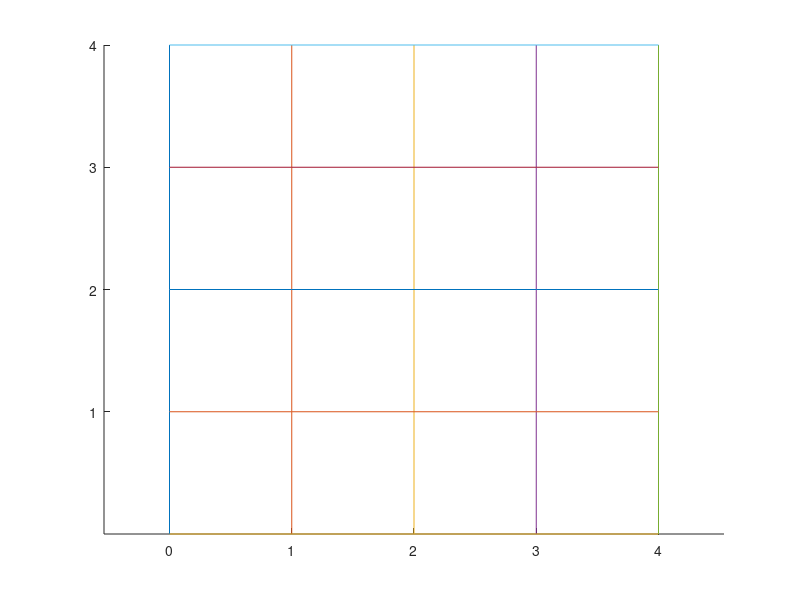
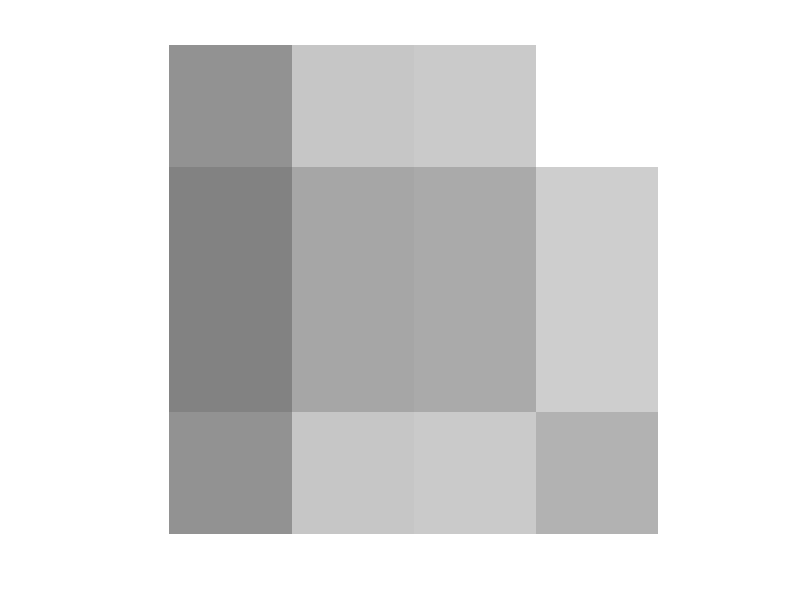
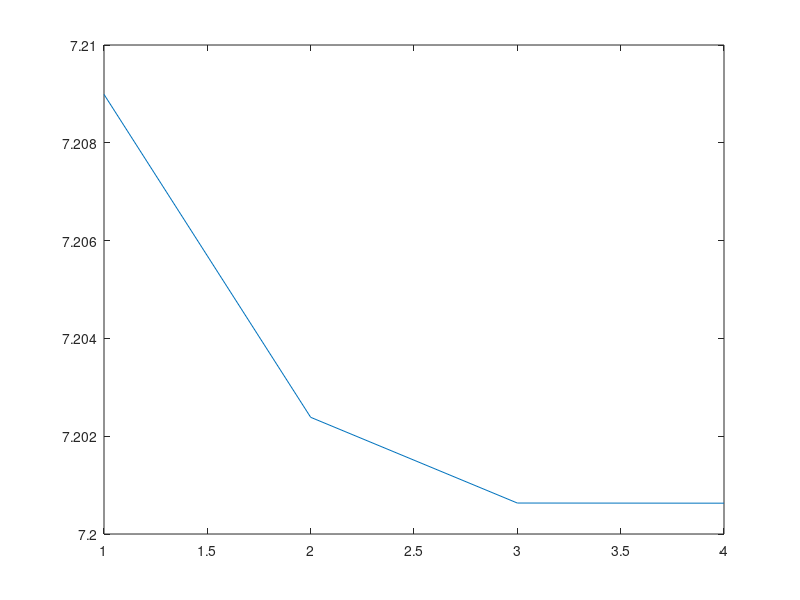

The MATLAB source for these figures, in order:
% time invariant force, linear time invariant system

clear;
close all;
% load structure.mat; % load xPhys

draw_deformation = 1; % draw deformation of the structure
test_variance = 0; % test theoretical variance, TESTED
optimize = 1; % topology optimization for observability
T = 1e1; % maximum time
nsteps = 1e1; % time interval
volfrac = 0.3; % volume fraction

% Set parameters
nelx = 4; % horizontal number of elements (left to right)
nely = 4; % vertical number of elements (top to down)
penal = 3; % polynomial order to define density-young's modulus relationship
E0 = 1; % young's modulus at density=1
Emin = 1e-9; % young's modulus at density=0, keep this small
M0 = 1;
Mmin = 1e-9;
nu = 0.3; % poisson's ratio

nf = nelx; % number of forces
num_observer = nf; % number of observers

% Left size of the beam is fixed to the ground
fixeddofs = [1:2*(nely+1)];
alldofs = [1:2*(nely+1)*(nelx+1)];
freedofs = setdiff(alldofs,fixeddofs);
p = size(freedofs,2);

% set observer
S = zeros(num_observer,p); 
% S(:,randperm(p,num_observer))=eye(num_observer);
S(:,2*(1:nelx)*(nely+1)) = eye(nelx); % put y-axis sensors on top of the beam

Fb = -1*ones(nelx,1);
Sp = zeros(p,nf); % Sp specifies the loading location
Sp(2*(1:nelx)*(nely+1),:) = eye(nelx); % put loads at the bottom of the beam

% define material density
% xPhys = rand(nely,nelx);
% xPhys = xPhys/sum(xPhys(:))*volfrac*nelx*nely;
xPhys = volfrac*ones(nely,nelx); 
% xPhys(2:end-1,2:end-1)=0;
% xPhys = [1 1 0 0; 1 1 1 0; 0 1 1 1; 0 0 1 1];

%% define the structure
% element-wise stiffness matrix for a quadrilateral element (square in shape)
A11 = [12  3 -6 -3;  3 12  3  0; -6  3 12 -3; -3  0 -3 12]; %stiffness matrix
A12 = [-6 -3  0  3; -3 -6 -3 -6;  0 -3 -6  3;  3 -6  3 -6];
B11 = [-4  3 -2  9;  3 -4 -9  4; -2 -9 -4 -3;  9  4 -3 -4];
B12 = [ 2 -3  4 -9; -3  2  9 -2;  4  9  2  3; -9 -2  3  2];
KE = 1/(1-nu^2)/24*([A11 A12;A12' A11]+nu*[B11 B12;B12' B11]);

% element-wise consistent mass matrix for a quadrilateral element (square in shape)
ME = (4*eye(8) + [zeros(4),eye(4);eye(4),zeros(4)] + repmat(kron([0 1;1 0],2*eye(2)),2,2))/9;

% element-to-global assembly
nodenrs = reshape(1:(1+nelx)*(1+nely),1+nely,1+nelx);
edofVec = reshape(2*nodenrs(1:end-1,1:end-1)+1,nelx*nely,1);
edofMat = repmat(edofVec,1,8)+repmat([0 1 2*nely+[2 3 0 1] -2 -1],nelx*nely,1);
iK = reshape(kron(edofMat,ones(8,1))',64*nelx*nely,1);
jK = reshape(kron(edofMat,ones(1,8))',64*nelx*nely,1);
sK = reshape(KE(:)*(Emin+xPhys(:)'.^penal*(E0-Emin)),64*nelx*nely,1);
K = sparse(iK,jK,sK); K = (K+K')/2;
sM = reshape(ME(:)*(Mmin+xPhys(:)'*(M0-Mmin)),64*nelx*nely,1);
M = sparse(iK,jK,sM); M = (M+M')/2;


%% dynamic simulation
% prepare matrices for input (force) estimation
dt = T/nsteps;
Kb = K(freedofs,freedofs);
Mb = M(freedofs,freedofs);

A = [zeros(p), -Mb\Kb; eye(p), zeros(p)];
B = [inv(Mb)*Sp; zeros(p,nf)];

% calculate some big matrices
%The following uses a theoretical solution
AA = expm(A*dt);
BB = inv(A)*(AA-eye(2*p))*B;

% time variant input Fb*i
Fb_set = kron((1:nsteps-1)',eye(nf))*Fb;
y = zeros(nsteps,2*p);
for i = 2:nsteps
    y(i,:) = (AA*y(i-1,:)' + BB*Fb_set(nf*(i-2)+(1:nf)))';
end
% calculate the acceleration (since we will use acc as the observation)
acc = (inv(Mb)*Sp*reshape(Fb_set,nf,nsteps-1) -...
    inv(Mb)*Kb*y(1:end-1,p+1:end)')';

% draw the structure
if draw_deformation
    for tt = 1:nsteps
        if mod(tt,10)==1
            figure; hold on; axis equal;
            sx = repmat(0:nelx,nely+1,1);
            sy = repmat((nely:-1:0)',1,nelx+1);
            ally = zeros((nely+1)*(nelx+1)*2,1);
            ally(freedofs) = y(tt,p+1:end)';
            dx = reshape(ally(1:2:end),nely+1,nelx+1);
            dy = reshape(ally(2:2:end),nely+1,nelx+1);
            dx_normal = dx/max(abs(y(:))+eps);
            dy_normal = dy/max(abs(y(:))+eps);
            sxx = sx+dx_normal;
            syy = sy+dy_normal;
            for ii=1:nelx+1
                plot(sxx(:,ii),syy(:,ii));
            end
            for ii=1:nely+1
                plot(sxx(ii,:),syy(ii,:));
            end
        end
    end
end

%% model reduction
% [Phi,Omega] = eig(Mb\Kb); % Phi are the eigenvectors and Omega are the eigenvalues
% omega = diag(Omega);
% plot(omega);
% nm = 5; % num_modal
% Phi_r = Phi(:,1:nm);
% omega_r = omega(1:nm);
% Omega_r = diag(omega_r);
% A_r = [zeros(nm), -Omega_r^2; eye(nm), zeros(nm)];
% B_r = [Phi_r'*Sp; zeros(nm,nf)]; 
% AA_r = expm(A_r*dt);
% BB_r = inv(A_r)*(AA_r-eye(2*nm))*B_r;

%% input estimation
% calculate matrices for observability
D = S*inv(Mb)*Sp;
C1 = -S*inv(Mb)*Kb;
C = [zeros(num_observer,p), C1];
% M2 follows corollary 5 eq 35
% M1 follows eq 13b


%% check theoretical variance with simulation results
if test_variance
    % rankM2 = zeros(nsteps,1);
    % rankM1 = zeros(nsteps,1);
    num_test = 1000;
    error = zeros(num_test, nsteps-1,nf);
    fbar = zeros(nsteps-1,nf);

    for test_id = 1:num_test
        % add noise to state
        noise_std = 0.1;
        acc_noise = acc + normrnd(0,noise_std,size(acc,1),size(acc,2));
        M2 = D;
        M1 = M2;

        for i = 1:nsteps-1
            Ytemp = S*acc_noise(1:i,:)';
            Ytemp = Ytemp(:);
            temp = ((M1'*M1)\(M1'*Ytemp))';
            fbar(i,:) = temp((i-1)*nf+(1:nf));
            error(test_id, i,:) = (fbar(i,:)'-Fb_set((i-1)*nf+(1:nf)))';
        %     error(i) = norm(fbar-Fb_set(1:i*nf))/i;
        %     rankM2(i) = rank(M2);
        %     rankM1(i) = rank(M1);
            M2 = [M2; C*AA^(i-1)*BB];
            M1 = [M2,[zeros(num_observer,nf*i);M1]];
        end
        % rankM2(i) = rank(M2);
        % rankM1(i) = rank(M1);
    end
    theoretical_estimation_std = noise_std*sqrt(diag(inv(M1'*M1)));


    % figure;
    % plot(1:nsteps-1,error);
    std(error,1)
    % log(det(D'*D))
    % eig(D'*D)
end

%% calculate theoretical variance gradient
if optimize
    %%%%%%%%%%%%%%%% just to double check: only need to consider D
    % M2 = D;
    % M1 = M2;
    % logdetM1 = zeros(nsteps,1);
    % logdetM1(1) = log(det(M1'*M1));
    % for i = 1:nsteps-1
    %     M2 = [M2; C*AA^(i-1)*BB];
    %     M1 = [M2,[zeros(num_observer,nf*i);M1]];
    %     logdetM1(i+1) = log(det(M1'*M1));
    % end
    %%%%%%%%%%%%%%%%%%%%%%%%%%%%%%%%%%%%%%%%%%%%%%%%%%%%%%%%%%%%%%%%%%

    % This is how mass is calculated
    % iK = reshape(kron(edofMat,ones(8,1))',64*nelx*nely,1);
    % jK = reshape(kron(edofMat,ones(1,8))',64*nelx*nely,1);
    % sK = reshape(KE(:)*(Emin+xPhys(:)'.^penal*(E0-Emin)),64*nelx*nely,1);
    % K = sparse(iK,jK,sK); K = (K+K')/2;
    % sM = reshape(ME(:)*(Mmin+xPhys(:)'*(M0-Mmin)),64*nelx*nely,1);
    % M = sparse(iK,jK,sM);

    % All dofs:
    % fixeddofs = [1:2*(nely+1)];
    % alldofs = [1:2*(nely+1)*(nelx+1)];
    % freedofs = setdiff(alldofs,fixeddofs);
    Sp_all = sparse(repmat(freedofs,1,nf)',kron(1:nf,ones(1,length(freedofs)))',...
        Sp(:),2*(nely+1)*(nelx+1),nf);
    S_all = sparse(repmat(1:num_observer,1,length(freedofs))',kron(freedofs,ones(1,nf))',...
        S(:),num_observer,2*(nely+1)*(nelx+1));

    % gradient descent for observability
    % ***zero density of the element where input (or observer???) is at maximizes the trace
    % but this violates the stress/compliance requirement

    x_old = xPhys(:);
    x = x_old;
    dx = ones(nelx*nely,1);
    free_var = 1:(nelx*nely-1); % fix the last element where observers/inputs are currently at

    loop = 0;
    change = 1;
    detD = [];

    %% START ITERATION
    figure;
    while change > 1e-6
        loop = loop + 1;

%         %%%%%%%%%%%%%%%%%%%%%%%%%%%%%%%%%%%%%%%%%%%%%%%%%%%%%%%%%%%%%%%
%         % calculation of dtr(D)/dx = dtr(SM^-1Sp)/d(M)*d(M)/dx
%         dtr_dx = zeros(nelx*nely,1);
%         dtr_dM = -(inv(Mb)*Sp*S*inv(Mb))';
%         count = 0;
%         while count<nelx*nely
%             dM_dx = sparse(iK(count*64+(1:64)), jK(count*64+(1:64)), ...
%                 ME(:)*(M0-Mmin), 2*(nely+1)*(nelx+1), 2*(nely+1)*(nelx+1));
%             dtr_dx(count+1) = trace(dtr_dM*dM_dx(freedofs,freedofs));
%             count = count + 1;
%         end
%         %%%%%%%%%%%%%%%%%%%%%%%%%%%%%%%%%%%%%%%%%%%%%%%%%%%%%%%%%%%%%%%
%         
        %%%%%%%%%%%%%%%%%%%%%%%%%%%%%%%%%%%%%%%%%%%%%%%%%%%%%%%%%%%%%%%
        % calculation of ddet(D)/dx = det(SM^-1Sp)M'*d(M^-1)/dx
        ddet_dx = zeros(nelx*nely,1);
        ddet_dinvM = det(S*inv(Mb)*Sp)*Mb';
        count = 0;
        while count<nelx*nely
            dM_dx = sparse(iK(count*64+(1:64)), jK(count*64+(1:64)), ...
                ME(:)*(M0-Mmin), 2*(nely+1)*(nelx+1), 2*(nely+1)*(nelx+1));
            ddet_dx(count+1) = trace(ddet_dinvM*...
                (-inv(Mb)*dM_dx(freedofs,freedofs)*inv(Mb))');
            count = count + 1;
        end
        %%%%%%%%%%%%%%%%%%%%%%%%%%%%%%%%%%%%%%%%%%%%%%%%%%%%%%%%%%%%%%%

        dc = ddet_dx(free_var);
        dv = ones(length(free_var),1);
        % iterate on step size
        alpha = 1e-1;
        vol_gap = 1;
        while vol_gap>1e-3
            alpha = alpha/2;
            dx = alpha*(dc - dv'*dc*dv/(dv'*dv));
            x(free_var) = max(min(x_old(free_var)+dx,1),0);
            vol_gap = abs(sum(x)-volfrac*nelx*nely);
        end
        change = max(abs(x-x_old));
        x_old = x;
        % update mass
        sM = reshape(ME(:)*(Mmin+x(:)'*(M0-Mmin)),64*nelx*nely,1);
        M = sparse(iK,jK,sM);  
        Mb = M(freedofs,freedofs);
        
        % update trace of D
        detD(loop) = log(det(S*inv(Mb)*Sp));
        colormap(gray); imagesc(1-reshape(x,nely,nelx)); 
        caxis([0 1]); axis equal; axis off; drawnow;
    end
    figure;
    plot(detD)
    save('topopt_obs.mat','x','nelx','nely','S','Sp');
end

%% check difference between topopt_obs and default design
x_default = xPhys;
x_topopt = x;
sM = reshape(ME(:)*(Mmin+x_default(:)'*(M0-Mmin)),64*nelx*nely,1);
M_default = sparse(iK,jK,sM);  
sM = reshape(ME(:)*(Mmin+x_topopt(:)'*(M0-Mmin)),64*nelx*nely,1);
M_topopt = sparse(iK,jK,sM);

num_test = 1000;
error_default = zeros(num_test, nsteps-1,nf);
error_topopt = zeros(num_test, nsteps-1,nf);

% test default first
Mb_default = M_default(freedofs,freedofs);
D_default = S*inv(Mb_default)*Sp;
C1_default = -S*inv(Mb_default)*Kb;
C_default = [zeros(num_observer,p), C1_default];
fbar_default = zeros(nsteps-1,nf);
acc_default = acc; 
for test_id = 1:num_test
    % add noise to state
    noise_std = 0.1;
    acc_noise_default = acc_default + normrnd(0,noise_std,...
        size(acc_default,1),size(acc_default,2));
    M2_default = D_default;
    M1_default = M2_default;

    for i = 1:nsteps-1
        Ytemp = S*acc_noise_default(1:i,:)';
        Ytemp = Ytemp(:);
        temp = ((M1_default'*M1_default)\(M1_default'*Ytemp))';
        fbar_default(i,:) = temp((i-1)*nf+(1:nf));
        error_default(test_id, i,:) = (fbar_default(i,:)'-Fb_set((i-1)*nf+(1:nf)))';
        M2_default = [M2_default; C_default*AA^(i-1)*BB];
        M1_default = [M2_default,[zeros(num_observer,nf*i);M1_default]];
    end
end
theoretical_estimation_std_default = ...
    noise_std*sqrt(diag(inv(M1_default'*M1_default)));
std(error_default,1)

% now test topopt
Mb_topopt = M_topopt(freedofs,freedofs);
% rerun dynamic simulation
A_topopt = [zeros(p), -Mb_topopt\Kb; eye(p), zeros(p)];
B_topopt = [inv(Mb_topopt)*Sp; zeros(p,nf)];
AA_topopt = expm(A_topopt*dt);
BB_topopt = inv(A_topopt)*(AA_topopt-eye(2*p))*B_topopt;
y = zeros(nsteps,2*p);
for i = 2:nsteps
    y(i,:) = (AA_topopt*y(i-1,:)' + BB_topopt*Fb_set(nf*(i-2)+(1:nf)))';
end

% calculate the acceleration (since we will use acc as the observation)
acc_topopt = (inv(Mb_topopt)*Sp*reshape(Fb_set,nf,nsteps-1) -...
    inv(Mb_topopt)*Kb*y(1:end-1,p+1:end)')';

D_topopt = S*inv(Mb_topopt)*Sp;
C1_topopt = -S*inv(Mb_topopt)*Kb;
C_topopt = [zeros(num_observer,p), C1_topopt];
fbar_topopt = zeros(nsteps-1,nf);
for test_id = 1:num_test
    % add noise to state
    noise_std = 0.1;
    acc_noise_topopt = acc_topopt + ...
        normrnd(0,noise_std,size(acc_topopt,1),size(acc_topopt,2));
    M2_topopt = D_topopt;
    M1_topopt = M2_topopt;

    for i = 1:nsteps-1
        Ytemp = S*acc_noise_topopt(1:i,:)';
        Ytemp = Ytemp(:);
        temp = ((M1_topopt'*M1_topopt)\(M1_topopt'*Ytemp))';
        fbar_topopt(i,:) = temp((i-1)*nf+(1:nf));
        error_topopt(test_id, i,:) = ...
            (fbar_topopt(i,:)'-Fb_set((i-1)*nf+(1:nf)))';
        M2_topopt = [M2_topopt; C_topopt*AA_topopt^(i-1)*BB_topopt];
        M1_topopt = [M2_topopt,[zeros(num_observer,nf*i);M1_topopt]];
    end
end
theoretical_estimation_std_topopt = ...
    noise_std*sqrt(diag(inv(M1_topopt'*M1_topopt)));
std(error_topopt,1)


